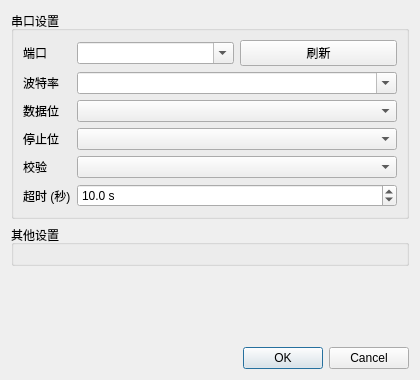
<?xml version="1.0" encoding="UTF-8"?>
<ui version="4.0">
 <class>SettingsDialog</class>
 <widget class="QDialog" name="SettingsDialog">
  <property name="geometry">
   <rect>
    <x>0</x>
    <y>0</y>
    <width>420</width>
    <height>380</height>
   </rect>
  </property>
  <property name="windowTitle">
   <string>设置</string>
  </property>
  <layout class="QVBoxLayout" name="verticalLayout">
   <item>
    <widget class="QGroupBox" name="groupBox_serial">
     <property name="title">
      <string>串口设置</string>
     </property>
     <layout class="QFormLayout" name="formLayout_serial">
      <item row="0" column="0">
       <widget class="QLabel" name="label_port">
        <property name="text">
         <string>端口</string>
        </property>
       </widget>
      </item>
      <item row="0" column="1">
       <layout class="QHBoxLayout" name="layout_port">
        <item>
         <widget class="QComboBox" name="edit_port">
          <property name="editable">
           <bool>true</bool>
          </property>
         </widget>
        </item>
        <item>
         <widget class="QPushButton" name="btn_refresh_ports">
          <property name="text">
           <string>刷新</string>
          </property>
         </widget>
        </item>
       </layout>
      </item>
      <item row="1" column="0">
       <widget class="QLabel" name="label_baudrate">
        <property name="text">
         <string>波特率</string>
        </property>
       </widget>
      </item>
      <item row="1" column="1">
       <widget class="QComboBox" name="edit_baudrate">
        <property name="editable">
         <bool>true</bool>
        </property>
       </widget>
      </item>
      <item row="2" column="0">
       <widget class="QLabel" name="label_bytesize">
        <property name="text">
         <string>数据位</string>
        </property>
       </widget>
      </item>
      <item row="2" column="1">
       <widget class="QComboBox" name="edit_bytesize"/>
      </item>
      <item row="3" column="0">
       <widget class="QLabel" name="label_stopbits">
        <property name="text">
         <string>停止位</string>
        </property>
       </widget>
      </item>
      <item row="3" column="1">
       <widget class="QComboBox" name="edit_stopbits"/>
      </item>
      <item row="4" column="0">
       <widget class="QLabel" name="label_parity">
        <property name="text">
         <string>校验</string>
        </property>
       </widget>
      </item>
      <item row="4" column="1">
       <widget class="QComboBox" name="edit_parity"/>
      </item>
      <item row="5" column="0">
       <widget class="QLabel" name="label_timeout">
        <property name="text">
         <string>超时 (秒)</string>
        </property>
       </widget>
      </item>
      <item row="5" column="1">
       <widget class="QDoubleSpinBox" name="edit_timeout">
        <property name="decimals">
         <number>1</number>
        </property>
        <property name="minimum">
         <double>0.000000000000000</double>
        </property>
        <property name="maximum">
         <double>60.000000000000000</double>
        </property>
        <property name="singleStep">
         <double>0.500000000000000</double>
        </property>
        <property name="value">
         <double>10.000000000000000</double>
        </property>
        <property name="suffix">
         <string> s</string>
        </property>
       </widget>
      </item>
     </layout>
    </widget>
   </item>
   <item>
    <widget class="QGroupBox" name="groupBox_general">
     <property name="title">
      <string>其他设置</string>
     </property>
     <layout class="QFormLayout" name="formLayout_general"/>
    </widget>
   </item>
   <item>
    <spacer name="verticalSpacer">
     <property name="orientation">
      <enum>Qt::Vertical</enum>
     </property>
     <property name="sizeHint" stdset="0">
      <size>
       <width>20</width>
       <height>40</height>
      </size>
     </property>
    </spacer>
   </item>
   <item>
    <widget class="QDialogButtonBox" name="buttonBox">
     <property name="orientation">
      <enum>Qt::Horizontal</enum>
     </property>
     <property name="standardButtons">
      <set>QDialogButtonBox::Cancel|QDialogButtonBox::Ok</set>
     </property>
    </widget>
   </item>
  </layout>
 </widget>
 <resources/>
 <connections>
  <connection>
   <sender>buttonBox</sender>
   <signal>rejected()</signal>
   <receiver>SettingsDialog</receiver>
   <slot>reject()</slot>
   <hints>
    <hint type="sourcelabel">
     <x>316</x>
     <y>260</y>
    </hint>
    <hint type="destinationlabel">
     <x>286</x>
     <y>274</y>
    </hint>
   </hints>
  </connection>
 </connections>
</ui>
